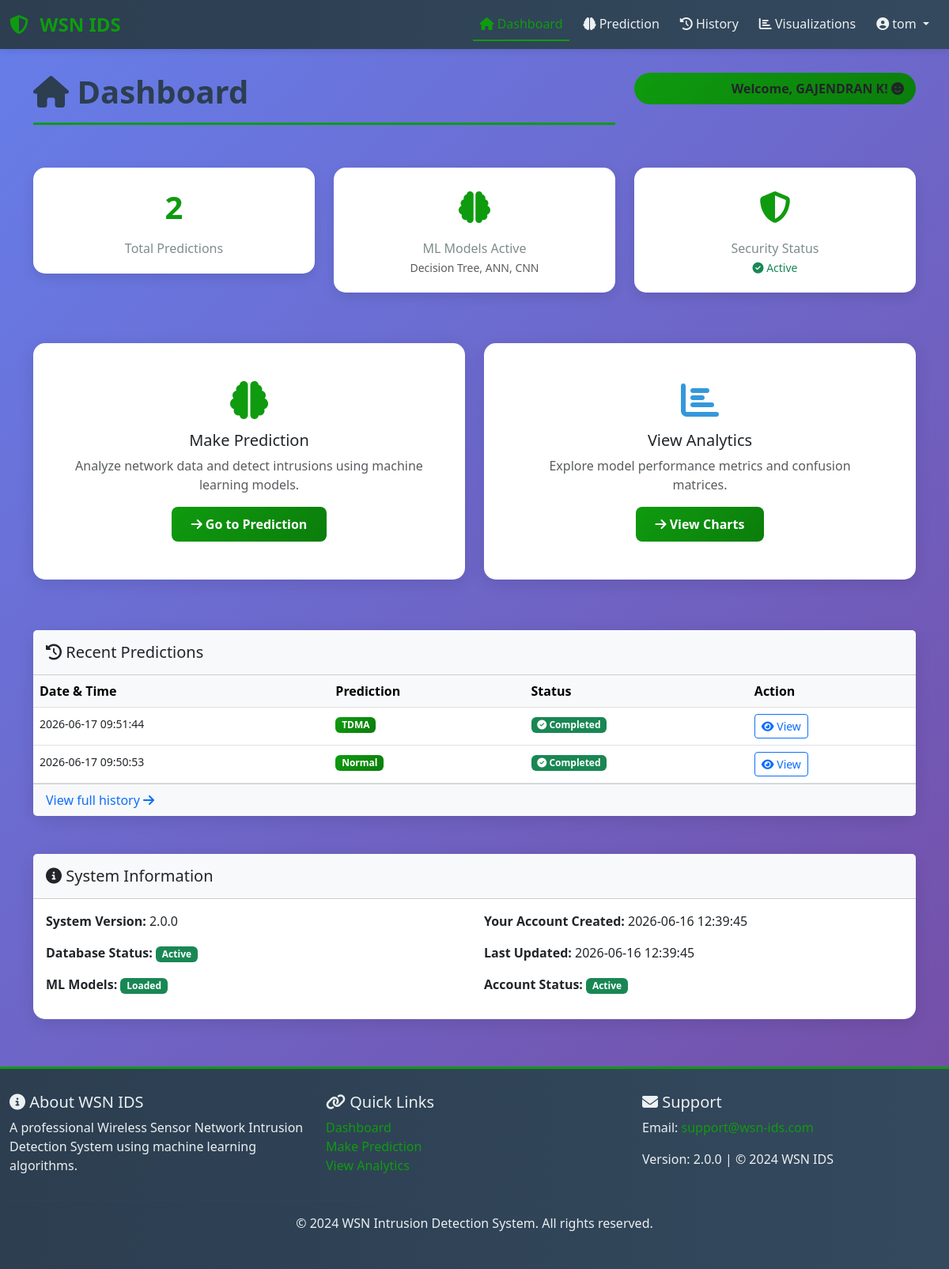
/dashboard (signed in), run on the app's committed database.
### app.py (models this page shows, shortened)
class User(db.Model):
    __tablename__ = 'users'
    id = db.Column(db.Integer, primary_key=True)
    username = db.Column(db.String(80), unique=True, nullable=False, index=True)
    email = db.Column(db.String(120), unique=True, nullable=False, index=True)
    full_name = db.Column(db.String(120), nullable=False)
    password_hash = db.Column(db.String(255), nullable=False)
    created_at = db.Column(db.DateTime, default=datetime.utcnow)
    updated_at = db.Column(db.DateTime, default=datetime.utcnow, onupdate=datetime.utcnow)
    is_active = db.Column(db.Boolean, default=True)
    predictions = db.relationship('Prediction', backref='user', lazy=True, cascade='all, delete-orphan')
    @property
    def is_authenticated(self):
        return True

class Prediction(db.Model):
    __tablename__ = 'predictions'
    id = db.Column(db.Integer, primary_key=True)
    user_id = db.Column(db.Integer, db.ForeignKey('users.id'), nullable=False)
    features = db.Column(db.JSON, nullable=False)
    dt_prediction = db.Column(db.String(100))  # Decision Tree
    ann_prediction = db.Column(db.String(100))  # ANN
    cnn_prediction = db.Column(db.String(100))  # CNN
    final_prediction = db.Column(db.String(100), nullable=False)
    dt_confidence = db.Column(db.Float)
    ann_confidence = db.Column(db.Float)
    cnn_confidence = db.Column(db.Float)
    created_at = db.Column(db.DateTime, default=datetime.utcnow, index=True)

### app.py (the view)
@app.route('/dashboard')
@login_required
def dashboard():
    try:
        user_predictions = Prediction.query.filter_by(user_id=current_user.id)\
            .order_by(Prediction.created_at.desc()).limit(5).all()
        total_predictions = Prediction.query.filter_by(user_id=current_user.id).count()
        return render_template(
            'dashboard.html',
            user=current_user,
            recent_predictions=user_predictions,
            total_predictions=total_predictions
        )
    except Exception as e:
        logger.error(f"Dashboard error: {str(e)}")
        flash('Error loading dashboard', 'danger')
        return redirect(url_for('login'))

### app.py (called while the page is built)
@login_manager.user_loader
def load_user(user_id):
    return User.query.get(int(user_id))

@app.context_processor
def inject_user():
    return dict(current_user=current_user)

### templates/dashboard.html (shortened to what this page needs)
{% extends "base.html" %}
{% block content %}
<div class="row mb-4">
    <div class="col-lg-8">
        <h1 class="section-title">
            <i class="fas fa-home"></i> Dashboard
        </h1>
    </div>
    <div class="col-lg-4 text-end">
        <div class="badge-custom">
            Welcome, {{ user.full_name }}! <i class="fas fa-smile"></i>
        </div>
    </div>
</div>
<div class="row mb-5">
    <div class="col-md-4 mb-3">
        <div class="stat-box">
            <div class="stat-value">{{ total_predictions }}</div>
            <div class="stat-label">Total Predictions</div>
        </div>
    </div>
    <div class="col-md-4 mb-3">
        <div class="stat-box">
            <div class="stat-value">
                <i class="fas fa-brain" style="color: var(--primary-color);"></i>
            </div>
            <div class="stat-label">ML Models Active</div>
            <small class="text-muted">Decision Tree, ANN, CNN</small>
        </div>
    </div>
    <div class="col-md-4 mb-3">
        <div class="stat-box">
            <div class="stat-value">
                <i class="fas fa-shield-alt" style="color: var(--primary-color);"></i>
            </div>
            <div class="stat-label">Security Status</div>
            <small class="text-success"><i class="fas fa-check-circle"></i> Active</small>
        </div>
    </div>
</div>
<div class="row mb-5">
    <div class="col-lg-6 mb-3">
        <div class="card">
            <div class="card-body text-center p-5">
                <i class="fas fa-brain" style="font-size: 3rem; color: var(--primary-color); margin-bottom: 15px; display: block;"></i>
                <h5 class="card-title">Make Prediction</h5>
                <p class="card-text text-muted">Analyze network data and detect intrusions using machine learning models.</p>
                <a href="{{ url_for('predict') }}" class="btn btn-primary">
                    <i class="fas fa-arrow-right"></i> Go to Prediction
                </a>
            </div>
        </div>
    </div>
    <div class="col-lg-6 mb-3">
        <div class="card">
            <div class="card-body text-center p-5">
                <i class="fas fa-chart-bar" style="font-size: 3rem; color: var(--secondary-color); margin-bottom: 15px; display: block;"></i>
                <h5 class="card-title">View Analytics</h5>
                <p class="card-text text-muted">Explore model performance metrics and confusion matrices.</p>
                <a href="{{ url_for('visualization') }}" class="btn btn-primary">
                    <i class="fas fa-arrow-right"></i> View Charts
                </a>
            </div>
        </div>
    </div>
</div>
{% if recent_predictions %}
<div class="row">
    <div class="col-lg-12">
        <div class="card">
            <div class="card-header bg-light p-3">
                <h5 class="mb-0">
                    <i class="fas fa-history"></i> Recent Predictions
                </h5>
            </div>
            <div class="card-body p-0">
                <div class="table-responsive">
                    <table class="table table-hover mb-0">
                        <thead class="table-light">
                            <tr>
                                <th>Date & Time</th>
                                <th>Prediction</th>
                                <th>Status</th>
                                <th>Action</th>
                            </tr>
                        </thead>
                        <tbody>
                            {% for pred in recent_predictions %}
                            <tr>
                                <td>
                                    <small>{{ pred.created_at.strftime('%Y-%m-%d %H:%M:%S') }}</small>
                                </td>
                                <td>
                                    <span class="badge" style="background: linear-gradient(135deg, var(--primary-color) 0%, var(--primary-dark) 100%);">
                                        {{ pred.final_prediction }}
                                    </span>
                                </td>
                                <td>
                                    <span class="badge bg-success">
                                        <i class="fas fa-check-circle"></i> Completed
                                    </span>
                                </td>
                                <td>
                                    <a href="{{ url_for('history', page=1) }}" class="btn btn-sm btn-outline-primary">
                                        <i class="fas fa-eye"></i> View
                                    </a>
                                </td>
                            </tr>
                            {% endfor %}
                        </tbody>
                    </table>
                </div>
                <div class="card-footer bg-light">
                    <a href="{{ url_for('history') }}" class="text-decoration-none">
                        View full history <i class="fas fa-arrow-right"></i>
                    </a>
                </div>
            </div>
        </div>
    </div>
</div>
{% endif %}
<div class="row mt-5">
    <div class="col-lg-12">
        <div class="card">
            <div class="card-header bg-light p-3">
                <h5 class="mb-0">
                    <i class="fas fa-info-circle"></i> System Information
                </h5>
            </div>
            <div class="card-body">
                <div class="row">
                    <div class="col-md-6">
                        <p><strong>System Version:</strong> 2.0.0</p>
                        <p><strong>Database Status:</strong> <span class="badge bg-success">Active</span></p>
                        <p><strong>ML Models:</strong> <span class="badge bg-success">Loaded</span></p>
                    </div>
                    <div class="col-md-6">
                        <p><strong>Your Account Created:</strong> {{ user.created_at.strftime('%Y-%m-%d %H:%M:%S') }}</p>
                        <p><strong>Last Updated:</strong> {{ user.updated_at.strftime('%Y-%m-%d %H:%M:%S') }}</p>
                        <p><strong>Account Status:</strong> <span class="badge bg-success">Active</span></p>
                    </div>
                </div>
            </div>
        </div>
    </div>
</div>
{% endblock %}

### templates/base.html (shortened to what this page needs)
<!DOCTYPE html>
<html lang="en">
<head>
    <link href="https://cdn.jsdelivr.net/npm/bootstrap@5.3.0/dist/css/bootstrap.min.css" rel="stylesheet">
    <link href="https://cdnjs.cloudflare.com/ajax/libs/font-awesome/6.4.0/css/all.min.css" rel="stylesheet">
</head>
<body>
    <nav class="navbar navbar-expand-lg navbar-dark">
        <div class="container-fluid">
            <a class="navbar-brand" href="{{ url_for('dashboard') if current_user.is_authenticated else url_for('login') }}">
                <i class="fas fa-shield-alt"></i> WSN IDS
            </a>
            <div class="collapse navbar-collapse" id="navbarNav">
                {% if current_user.is_authenticated %}
                <ul class="navbar-nav ms-auto">
                    <li class="nav-item">
                        <a class="nav-link {% if request.endpoint == 'dashboard' %}active{% endif %}" href="{{ url_for('dashboard') }}">
                            <i class="fas fa-home"></i> Dashboard
                        </a>
                    </li>
                    <li class="nav-item">
                        <a class="nav-link {% if request.endpoint == 'predict' %}active{% endif %}" href="{{ url_for('predict') }}">
                            <i class="fas fa-brain"></i> Prediction
                        </a>
                    </li>
                    <li class="nav-item">
                        <a class="nav-link {% if request.endpoint == 'history' %}active{% endif %}" href="{{ url_for('history') }}">
                            <i class="fas fa-history"></i> History
                        </a>
                    </li>
                    <li class="nav-item">
                        <a class="nav-link {% if request.endpoint == 'visualization' %}active{% endif %}" href="{{ url_for('visualization') }}">
                            <i class="fas fa-chart-bar"></i> Visualizations
                        </a>
                    </li>
                    <li class="nav-item dropdown">
                        <a class="nav-link dropdown-toggle" href="#" id="userDropdown" role="button" data-bs-toggle="dropdown">
                            <i class="fas fa-user-circle"></i> {{ current_user.username }}
                        </a>
                    </li>
                </ul>
                {% endif %}
            </div>
        </div>
    </nav>
    <div class="container-fluid main-container">
        <div class="container">
            {% block content %}{% endblock %}
        </div>
    </div>
    <footer class="footer">
        <div class="container-fluid">
            <div class="row">
                <div class="col-md-4">
                    <h5><i class="fas fa-info-circle"></i> About WSN IDS</h5>
                    <p>A professional Wireless Sensor Network Intrusion Detection System using machine learning algorithms.</p>
                </div>
                <div class="col-md-4">
                    <h5><i class="fas fa-link"></i> Quick Links</h5>
                    <ul class="list-unstyled">
                        <li><a href="{{ url_for('dashboard') }}">Dashboard</a></li>
                        <li><a href="{{ url_for('predict') }}">Make Prediction</a></li>
                        <li><a href="{{ url_for('visualization') }}">View Analytics</a></li>
                    </ul>
                </div>
                <div class="col-md-4">
                    <h5><i class="fas fa-envelope"></i> Support</h5>
                    <p>Email: <a href="mailto:support@wsn-ids.com">support@wsn-ids.com</a></p>
                    <p>Version: 2.0.0 | © 2024 WSN IDS</p>
                </div>
            </div>
            <hr style="border-color: #34495e;">
            <div class="text-center">
                <p>&copy; 2024 WSN Intrusion Detection System. All rights reserved.</p>
            </div>
        </div>
    </footer>
</body>
</html>

### templates/base.html (style rules this page uses)
:root { --primary-color: #0f9b0f; --primary-dark: #0b7d0b; --secondary-color: #3498db; --danger-color: #e74c3c; --success-color: #2ecc71; --warning-color: #f39c12; --info-color: #1abc9c; --light-bg: #ecf0f1; --dark-bg: #2c3e50; }
* { margin: 0; padding: 0; box-sizing: border-box; }
body { background: linear-gradient(135deg, #667eea 0%, #764ba2 100%); min-height: 100vh; font-family: 'Segoe UI', Tahoma, Geneva, Verdana, sans-serif; }
.navbar { background: linear-gradient(90deg, var(--dark-bg) 0%, #34495e 100%); box-shadow: 0 2px 10px rgba(0,0,0,0.1); }
.navbar-brand { font-size: 1.5rem; font-weight: bold; color: var(--primary-color) !important; transition: transform 0.3s ease; }
.navbar-brand i { margin-right: 8px; }
.nav-link { color: #ecf0f1 !important; margin: 0 5px; transition: all 0.3s ease; border-bottom: 2px solid transparent; }
.nav-link.active { color: var(--primary-color) !important; border-bottom-color: var(--primary-color); }
.main-container { margin-top: 30px; margin-bottom: 50px; }
.card { border: none; border-radius: 15px; box-shadow: 0 5px 20px rgba(0,0,0,0.1); transition: transform 0.3s ease, box-shadow 0.3s ease; }
.btn-primary { background: linear-gradient(135deg, var(--primary-color) 0%, var(--primary-dark) 100%); border: none; border-radius: 8px; padding: 10px 25px; font-weight: 600; transition: all 0.3s ease; }
.footer { background: linear-gradient(90deg, var(--dark-bg) 0%, #34495e 100%); color: #ecf0f1; padding: 30px 0; margin-top: 60px; border-top: 3px solid var(--primary-color); }
.footer a { color: var(--primary-color); text-decoration: none; transition: color 0.3s ease; }
.badge-custom { background: linear-gradient(135deg, var(--primary-color) 0%, var(--primary-dark) 100%); padding: 8px 15px; border-radius: 20px; font-weight: 600; }
.section-title { color: var(--dark-bg); font-weight: bold; margin-bottom: 30px; padding-bottom: 15px; border-bottom: 3px solid var(--primary-color); }
.stat-box { background: white; border-radius: 15px; padding: 20px; text-align: center; box-shadow: 0 5px 15px rgba(0,0,0,0.1); }
.stat-box .stat-value { font-size: 2.5rem; font-weight: bold; color: var(--primary-color); }
.stat-box .stat-label { color: #7f8c8d; margin-top: 10px; }

### data on the page
User: username "tom", full_name "GAJENDRAN K", created_at "2026-06-16 12:39:45", updated_at "2026-06-16 12:39:45"
Prediction: created_at "2026-06-17 09:51:44", final_prediction "TDMA"
Prediction: created_at "2026-06-17 09:50:53", final_prediction "Normal"

### other printed values
{{ total_predictions }} "2"
